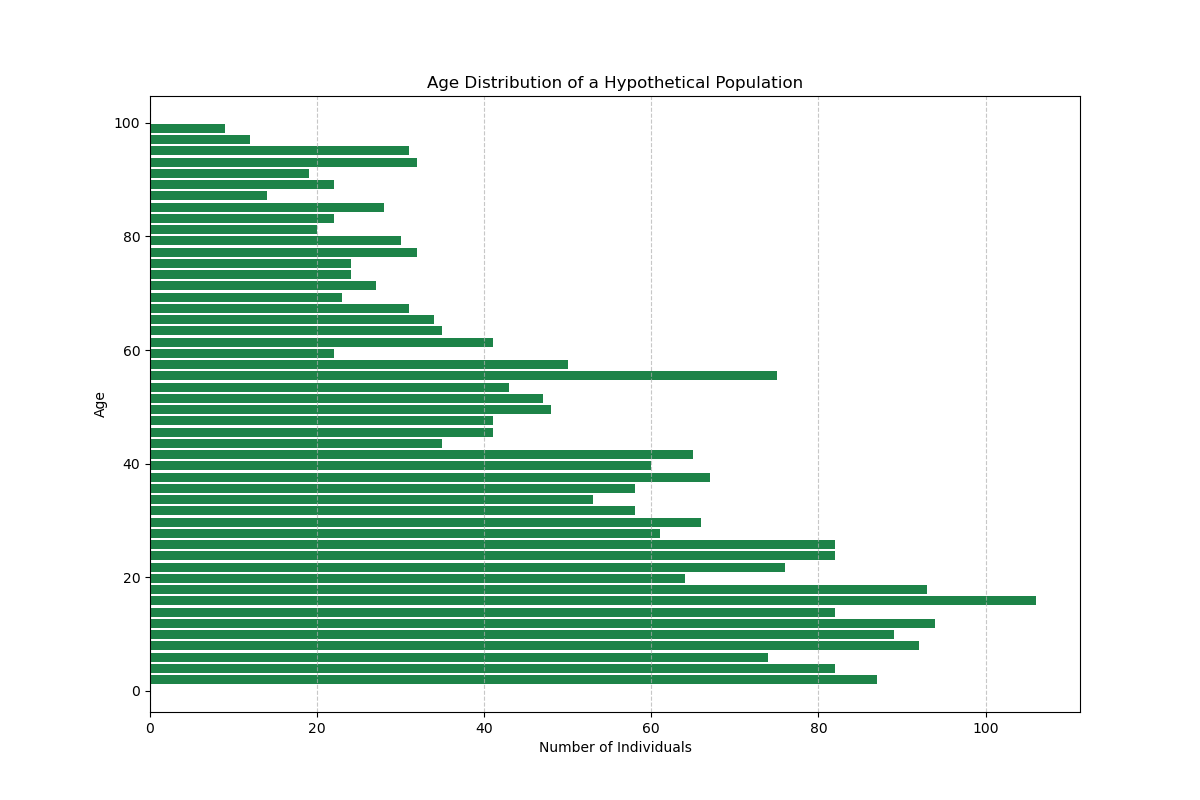

The script that drew this image:

import matplotlib.pyplot as plt
import numpy as np

# Generated data points representing the age distribution of a hypothetical population
ages = np.concatenate((np.repeat(np.arange(1, 21), np.random.randint(30, 60, 20)),
                       np.repeat(np.arange(21, 40), np.random.randint(20, 50, 19)),
                       np.repeat(np.arange(40, 60), np.random.randint(10, 40, 20)),
                       np.repeat(np.arange(60, 80), np.random.randint(5, 30, 20)),
                       np.repeat(np.arange(80, 101), np.random.randint(1, 20, 21))))

# Plotting the histogram
plt.figure(figsize=(12, 8))
plt.hist(ages, bins=50, orientation='horizontal', color='#1D8348', rwidth=0.8)

# Customizing the plot
plt.title('Age Distribution of a Hypothetical Population')
plt.xlabel('Number of Individuals')
plt.ylabel('Age')
plt.grid(axis='x', linestyle='--', alpha=0.7)

# Showing the plot
plt.show()
